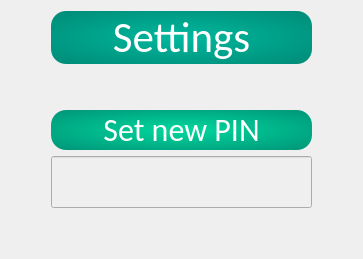
        <widget class="QWidget" name="page_9">
         <layout class="QGridLayout" name="gridLayout_18">
          <item row="0" column="0">
           <layout class="QGridLayout" name="gridLayout_17">
            <item row="2" column="1">
             <widget class="QLabel" name="label_37">
              <property name="font">
               <font>
                <family>Calibri</family>
                <pointsize>24</pointsize>
               </font>
              </property>
              <property name="styleSheet">
               <string notr="true">background-color: qradialgradient(spread:pad, cx:0.5, cy:0.5, radius:1.0, fx:0.5, fy:0.5, stop:0 #00d89d, stop:1 #007868);
border-radius: 15px;
color:white;</string>
              </property>
              <property name="text">
               <string>Set new PIN</string>
              </property>
              <property name="alignment">
               <set>Qt::AlignCenter</set>
              </property>
             </widget>
            </item>
            <item row="0" column="1">
             <widget class="QLabel" name="label_3">
              <property name="font">
               <font>
                <family>Calibri</family>
                <pointsize>32</pointsize>
               </font>
              </property>
              <property name="styleSheet">
               <string notr="true">background-color: qradialgradient(spread:pad, cx:0.5, cy:0.5, radius:1.0, fx:0.5, fy:0.5, stop:0 rgba(0, 184, 157, 255), stop:1 rgba(0, 120, 103, 255));
border-radius: 15px;
color:white;</string>
              </property>
              <property name="text">
               <string>Settings</string>
              </property>
              <property name="alignment">
               <set>Qt::AlignCenter</set>
              </property>
             </widget>
            </item>
            <item row="3" column="1">
             <widget class="QLineEdit" name="lineEdit_change_pin">
              <property name="enabled">
               <bool>false</bool>
              </property>
              <property name="font">
               <font>
                <family>Calibri</family>
                <pointsize>26</pointsize>
               </font>
              </property>
              <property name="styleSheet">
               <string notr="true">:disabled { 
color:black;
}
</string>
              </property>
              <property name="echoMode">
               <enum>QLineEdit::Password</enum>
              </property>
              <property name="alignment">
               <set>Qt::AlignCenter</set>
              </property>
             </widget>
            </item>
            <item row="0" column="0">
             <spacer name="horizontalSpacer_20">
              <property name="orientation">
               <enum>Qt::Horizontal</enum>
              </property>
              <property name="sizeHint" stdset="0">
               <size>
                <width>40</width>
                <height>20</height>
               </size>
              </property>
             </spacer>
            </item>
            <item row="0" column="2">
             <spacer name="horizontalSpacer_22">
              <property name="orientation">
               <enum>Qt::Horizontal</enum>
              </property>
              <property name="sizeHint" stdset="0">
               <size>
                <width>40</width>
                <height>20</height>
               </size>
              </property>
             </spacer>
            </item>
            <item row="4" column="1">
             <spacer name="verticalSpacer_16">
              <property name="orientation">
               <enum>Qt::Vertical</enum>
              </property>
              <property name="sizeHint" stdset="0">
               <size>
                <width>20</width>
                <height>40</height>
               </size>
              </property>
             </spacer>
            </item>
            <item row="1" column="1">
             <spacer name="verticalSpacer_17">
              <property name="orientation">
               <enum>Qt::Vertical</enum>
              </property>
              <property name="sizeHint" stdset="0">
               <size>
                <width>20</width>
                <height>40</height>
               </size>
              </property>
             </spacer>
            </item>
           </layout>
          </item>
         </layout>
        </widget>
